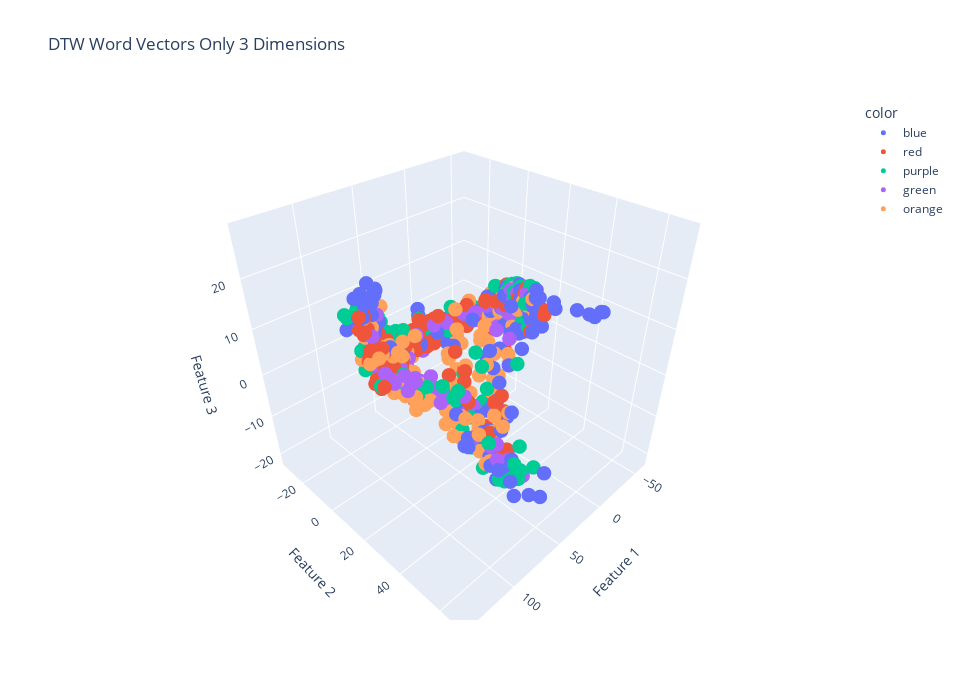
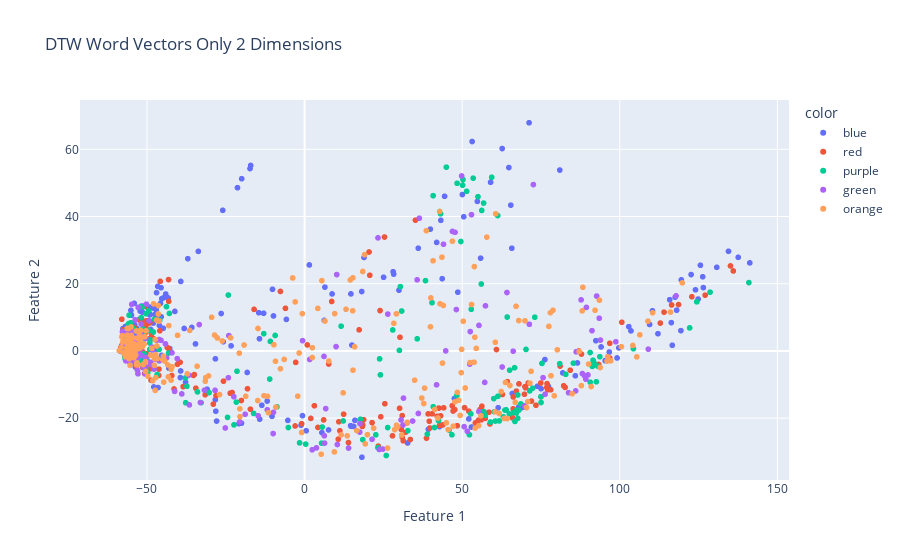

The notebook cell these images were saved under, in order:
### Markdown cell above
## Supervised labels for file 'Rhyme_Words.wav'

### Code cell
dtw_matrix_sup = np.array(dtw_matrix_sup)
dim_red_sup = PCA(n_components=3)
dim_red_sup.fit(dtw_matrix_sup)
print("The explained variance by each PCA component  is ", dim_red_sup.explained_variance_ratio_)
first_components_idxs = np.argsort(np.abs(dim_red_sup.components_[0]))[::-1]
second_components_idxs = np.argsort(np.abs(dim_red_sup.components_[1]))[::-1]
third_components_idxs = np.argsort(np.abs(dim_red_sup.components_[2]))[::-1]

print("The 1st PCA component expressed as a linear combination of the original features (columns): ")
print(dim_red_sup.components_[0][first_components_idxs[0]], " of component ", first_components_idxs[0])
print(dim_red_sup.components_[0][first_components_idxs[1]], " of component ", first_components_idxs[1])
print(dim_red_sup.components_[0][first_components_idxs[2]], " of component ", first_components_idxs[2])

print("The 2nd PCA component expressed as a linear combination of the original features (columns): ")
print(dim_red_sup.components_[1][second_components_idxs[0]], " of component ", second_components_idxs[0])
print(dim_red_sup.components_[1][second_components_idxs[1]], " of component ", second_components_idxs[1])
print(dim_red_sup.components_[1][second_components_idxs[2]], " of component ", second_components_idxs[2])

print("The 3rd PCA component expressed as a linear combination of the original features (columns): ")
print(dim_red_sup.components_[2][third_components_idxs[0]], " of component ", third_components_idxs[0])
print(dim_red_sup.components_[2][third_components_idxs[1]], " of component ", third_components_idxs[1])
print(dim_red_sup.components_[2][third_components_idxs[2]], " of component ", third_components_idxs[2])

threeD_vectors_sup = dim_red_sup.transform(dtw_matrix_sup)
visualize_3d(threeD_vectors_sup, "DTW Word Vectors Only 3 Dimensions", colors)
twoD_vectors_sup = threeD_vectors_sup[:, 0:2]
visualize_2d(twoD_vectors_sup, "DTW Word Vectors Only 2 Dimensions", colors)

# If you experience the error "Mime type rendering requires nbformat>=4.2.0 but it is not installed"
# Type the following in the terminal: "pip install --upgrade nbformat"
# Then, restart the kernal and re-runn the cells

### Figure 1 — Plotly figure (JSON) as saved in the notebook; plotly's stock layout.template omitted (floating-point values rounded to 4 significant figures; data arrays with more than 128 entries replaced by an {"elided": "..."} marker saying what was removed)
{"data": [{"hovertemplate": "color=blue<br>Feature 1=%{x}<br>Feature 2=%{y}<br>Feature 3=%{z}<extra></extra>", "legendgroup": "blue", "marker": {"color": "#636efa", "size": 5, "symbol": "circle"}, "mode": "markers", "name": "blue", "scene": "scene", "showlegend": true, "type": "scatter3d", "x": {"elided": "235 float values"}, "y": {"elided": "235 float values"}, "z": {"elided": "235 float values"}}, {"hovertemplate": "color=red<br>Feature 1=%{x}<br>Feature 2=%{y}<br>Feature 3=%{z}<extra></extra>", "legendgroup": "red", "marker": {"color": "#EF553B", "size": 5, "symbol": "circle"}, "mode": "markers", "name": "red", "scene": "scene", "showlegend": true, "type": "scatter3d", "x": {"elided": "194 float values"}, "y": {"elided": "194 float values"}, "z": {"elided": "194 float values"}}, {"hovertemplate": "color=purple<br>Feature 1=%{x}<br>Feature 2=%{y}<br>Feature 3=%{z}<extra></extra>", "legendgroup": "purple", "marker": {"color": "#00cc96", "size": 5, "symbol": "circle"}, "mode": "markers", "name": "purple", "scene": "scene", "showlegend": true, "type": "scatter3d", "x": {"elided": "194 float values"}, "y": {"elided": "194 float values"}, "z": {"elided": "194 float values"}}, {"hovertemplate": "color=green<br>Feature 1=%{x}<br>Feature 2=%{y}<br>Feature 3=%{z}<extra></extra>", "legendgroup": "green", "marker": {"color": "#ab63fa", "size": 5, "symbol": "circle"}, "mode": "markers", "name": "green", "scene": "scene", "showlegend": true, "type": "scatter3d", "x": {"elided": "153 float values"}, "y": {"elided": "153 float values"}, "z": {"elided": "153 float values"}}, {"hovertemplate": "color=orange<br>Feature 1=%{x}<br>Feature 2=%{y}<br>Feature 3=%{z}<extra></extra>", "legendgroup": "orange", "marker": {"color": "#FFA15A", "size": 5, "symbol": "circle"}, "mode": "markers", "name": "orange", "scene": "scene", "showlegend": true, "type": "scatter3d", "x": {"elided": "250 float values"}, "y": {"elided": "250 float values"}, "z": {"elided": "250 float values"}}], "layout": {"height": 700, "legend": {"title": {"text": "color"}, "tracegroupgap": 0}, "scene": {"domain": {"x": [0, 1], "y": [0, 1]}, "xaxis": {"title": {"text": "Feature 1"}}, "yaxis": {"title": {"text": "Feature 2"}}, "zaxis": {"title": {"text": "Feature 3"}}}, "title": {"text": "DTW Word Vectors Only 3 Dimensions"}, "width": 960}}

### Figure 2 — Plotly figure (JSON) as saved in the notebook; plotly's stock layout.template omitted (floating-point values rounded to 4 significant figures; data arrays with more than 128 entries replaced by an {"elided": "..."} marker saying what was removed)
{"data": [{"hovertemplate": "color=blue<br>Feature 1=%{x}<br>Feature 2=%{y}<extra></extra>", "legendgroup": "blue", "marker": {"color": "#636efa", "symbol": "circle"}, "mode": "markers", "name": "blue", "showlegend": true, "type": "scattergl", "x": {"elided": "235 float values"}, "xaxis": "x", "y": {"elided": "235 float values"}, "yaxis": "y"}, {"hovertemplate": "color=red<br>Feature 1=%{x}<br>Feature 2=%{y}<extra></extra>", "legendgroup": "red", "marker": {"color": "#EF553B", "symbol": "circle"}, "mode": "markers", "name": "red", "showlegend": true, "type": "scattergl", "x": {"elided": "194 float values"}, "xaxis": "x", "y": {"elided": "194 float values"}, "yaxis": "y"}, {"hovertemplate": "color=purple<br>Feature 1=%{x}<br>Feature 2=%{y}<extra></extra>", "legendgroup": "purple", "marker": {"color": "#00cc96", "symbol": "circle"}, "mode": "markers", "name": "purple", "showlegend": true, "type": "scattergl", "x": {"elided": "194 float values"}, "xaxis": "x", "y": {"elided": "194 float values"}, "yaxis": "y"}, {"hovertemplate": "color=green<br>Feature 1=%{x}<br>Feature 2=%{y}<extra></extra>", "legendgroup": "green", "marker": {"color": "#ab63fa", "symbol": "circle"}, "mode": "markers", "name": "green", "showlegend": true, "type": "scattergl", "x": {"elided": "153 float values"}, "xaxis": "x", "y": {"elided": "153 float values"}, "yaxis": "y"}, {"hovertemplate": "color=orange<br>Feature 1=%{x}<br>Feature 2=%{y}<extra></extra>", "legendgroup": "orange", "marker": {"color": "#FFA15A", "symbol": "circle"}, "mode": "markers", "name": "orange", "showlegend": true, "type": "scattergl", "x": {"elided": "250 float values"}, "xaxis": "x", "y": {"elided": "250 float values"}, "yaxis": "y"}], "layout": {"legend": {"title": {"text": "color"}, "tracegroupgap": 0}, "title": {"text": "DTW Word Vectors Only 2 Dimensions"}, "xaxis": {"anchor": "y", "domain": [0, 1], "title": {"text": "Feature 1"}}, "yaxis": {"anchor": "x", "domain": [0, 1], "title": {"text": "Feature 2"}}}}
